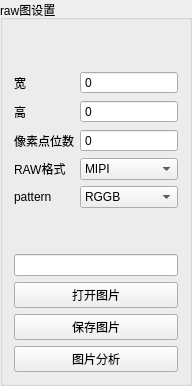
         <widget class="QGroupBox" name="groupBox">
          <property name="maximumSize">
           <size>
            <width>164</width>
            <height>16777215</height>
           </size>
          </property>
          <property name="title">
           <string>raw图设置</string>
          </property>
          <layout class="QHBoxLayout" name="horizontalLayout">
           <item>
            <layout class="QVBoxLayout" name="verticalLayout_2">
             <item>
              <spacer name="verticalSpacer_2">
               <property name="orientation">
                <enum>Qt::Vertical</enum>
               </property>
               <property name="sizeHint" stdset="0">
                <size>
                 <width>20</width>
                 <height>40</height>
                </size>
               </property>
              </spacer>
             </item>
             <item>
              <layout class="QGridLayout" name="gridLayout_4">
               <item row="6" column="0">
                <widget class="QLabel" name="label_10">
                 <property name="text">
                  <string>pattern</string>
                 </property>
                </widget>
               </item>
               <item row="3" column="0">
                <widget class="QLabel" name="label_6">
                 <property name="text">
                  <string>高</string>
                 </property>
                </widget>
               </item>
               <item row="5" column="0">
                <widget class="QLabel" name="label_9">
                 <property name="text">
                  <string>RAW格式</string>
                 </property>
                </widget>
               </item>
               <item row="6" column="1">
                <widget class="QComboBox" name="pattern">
                 <item>
                  <property name="text">
                   <string>RGGB</string>
                  </property>
                 </item>
                 <item>
                  <property name="text">
                   <string>GRBG</string>
                  </property>
                 </item>
                 <item>
                  <property name="text">
                   <string>BGGR</string>
                  </property>
                 </item>
                 <item>
                  <property name="text">
                   <string>GBRG</string>
                  </property>
                 </item>
                </widget>
               </item>
               <item row="5" column="1">
                <widget class="QComboBox" name="raw_format">
                 <item>
                  <property name="text">
                   <string>MIPI</string>
                  </property>
                 </item>
                 <item>
                  <property name="text">
                   <string>PACKED</string>
                  </property>
                 </item>
                 <item>
                  <property name="text">
                   <string>UNPACKED</string>
                  </property>
                 </item>
                </widget>
               </item>
               <item row="2" column="0">
                <widget class="QLabel" name="label_7">
                 <property name="text">
                  <string>宽</string>
                 </property>
                </widget>
               </item>
               <item row="4" column="0">
                <widget class="QLabel" name="label_8">
                 <property name="text">
                  <string>像素点位数</string>
                 </property>
                </widget>
               </item>
               <item row="2" column="1">
                <widget class="QSpinBox" name="width">
                 <property name="buttonSymbols">
                  <enum>QAbstractSpinBox::NoButtons</enum>
                 </property>
                 <property name="maximum">
                  <number>8096</number>
                 </property>
                </widget>
               </item>
               <item row="3" column="1">
                <widget class="QSpinBox" name="height">
                 <property name="buttonSymbols">
                  <enum>QAbstractSpinBox::NoButtons</enum>
                 </property>
                 <property name="maximum">
                  <number>8096</number>
                 </property>
                </widget>
               </item>
               <item row="4" column="1">
                <widget class="QSpinBox" name="bit">
                 <property name="buttonSymbols">
                  <enum>QAbstractSpinBox::NoButtons</enum>
                 </property>
                 <property name="maximum">
                  <number>16</number>
                 </property>
                </widget>
               </item>
              </layout>
             </item>
             <item>
              <spacer name="verticalSpacer">
               <property name="orientation">
                <enum>Qt::Vertical</enum>
               </property>
               <property name="sizeHint" stdset="0">
                <size>
                 <width>20</width>
                 <height>40</height>
                </size>
               </property>
              </spacer>
             </item>
             <item>
              <widget class="QLineEdit" name="filename"/>
             </item>
             <item>
              <widget class="QPushButton" name="open_image">
               <property name="text">
                <string>打开图片</string>
               </property>
              </widget>
             </item>
             <item>
              <widget class="QPushButton" name="save_image">
               <property name="text">
                <string>保存图片</string>
               </property>
              </widget>
             </item>
             <item>
              <widget class="QPushButton" name="analysis_img">
               <property name="text">
                <string>图片分析</string>
               </property>
              </widget>
             </item>
            </layout>
           </item>
          </layout>
         </widget>
